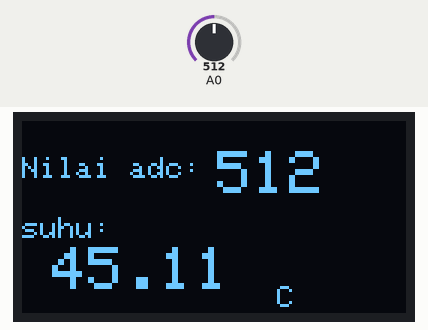
Recording of a sketch running on a simulated Arduino Uno, built with avr-gcc and run on an emulated ATmega328P. On the bench: 128×64 one-colour display. Inputs (shaded band) come from the test bench; at power-on: A0 = 512. The display library's start-up logo is not drawn.

Above: at 5.2 s.
5.3 s: A0 set to 716
At 6.6 s:
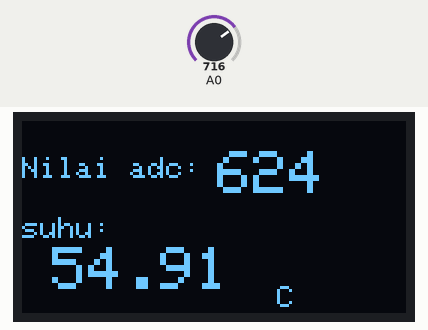
8.3 s: A0 set to 900
At 9.5 s:
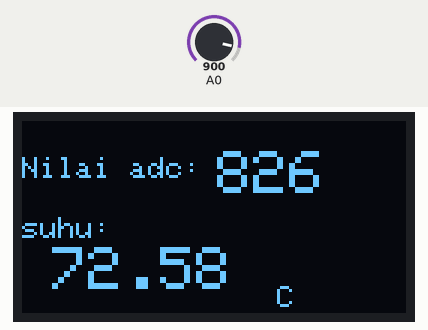
11.3 s: A0 set to 1023
At 13.5 s:
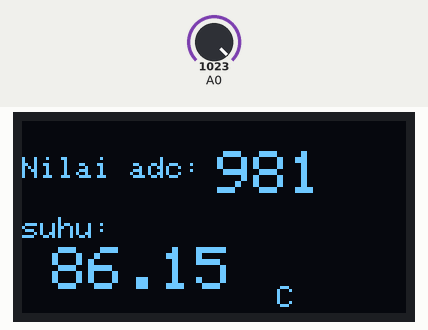
Timing chart, 0 to 15.0 s (numbered marks = the images above; inputs shaded):
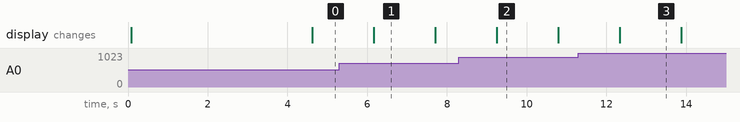

The sketch:

instrumentasi_oled_suhu.ino
```cpp
#include <SPI.h>
#include <Wire.h>
#include <Adafruit_GFX.h>
#include <Adafruit_SSD1306.h>

#define SCREEN_WIDTH 128 // OLED display width, in pixels
#define SCREEN_HEIGHT 64 // OLED display height, in pixels

// Declaration for an SSD1306 display connected to I2C (SDA, SCL pins)
#define OLED_RESET     4 // Reset pin # (or -1 if sharing Arduino reset pin)
Adafruit_SSD1306 display(SCREEN_WIDTH, SCREEN_HEIGHT, &Wire, OLED_RESET);

#define NUMFLAKES     10 // Number of snowflakes in the animation example
int a,b, adc, val[150];
long unsigned int adc_new = 0;
float suhu;
#define LOGO_HEIGHT   16
#define LOGO_WIDTH    16
int batas = 100;


void setup()   {
  Serial.begin(9600);
  display.begin(SSD1306_SWITCHCAPVCC, 0x3C);
  display.display();

  display.setTextSize(1);
  display.setTextColor(WHITE);
  display.setCursor(30, 0);
  display.clearDisplay();
  display.println("HALO, SAYANG");

  display.setTextSize(2);
  display.setTextColor(WHITE);
  display.setCursor(45, 20);
  display.println("INK");

  display.setTextSize(1);
  display.setTextColor(WHITE);
  display.setCursor(50, 50);
  display.println("suhu");

  display.display();

  delay(3000);
  display.clearDisplay();

}

void loop() {
//-------Proses Akusisi Data ------------
  adc_new = 0;
  for (int i = 0; i < batas; i++) {
    val[i] = analogRead(A0);
    adc_new = adc_new + val[i];
    delay(15);
  }


  adc = int(adc_new / batas);

//---- persamaan regresi ----
  suhu = 0.0875*adc + 0.3092;

  //------Buat Tampilan LCD ---------------

  display.setTextSize(1);
  display.setTextColor(WHITE);
  display.setCursor(0, 12);
  display.clearDisplay();
  display.println("Nilai adc:");

  display.setTextSize(2);
  display.setTextColor(WHITE);
  display.setCursor(65, 10);
  display.println(adc);

  display.setTextSize(1);
  display.setTextColor(WHITE);
  display.setCursor(0, 32);
  display.println("suhu:");

  display.setTextSize(2);
  display.setTextColor(WHITE);
  display.setCursor(10, 42);
  display.println(suhu);

  display.setTextSize(1);
  display.setTextColor(WHITE);
  display.setCursor(85, 55);
  display.println("C");

  display.display();
}
```

Measured:
- after the input at 5.3 s, the display: changes after 0.87 s (image 1)
- after the input at 8.3 s, the display: changes after 0.95 s (image 2)
- after the input at 11.3 s, the display: changes after 1.0 s (image 3)
- what the display in image 1 shows lasts 1.5 s, from 6.2 s to 7.7 s
